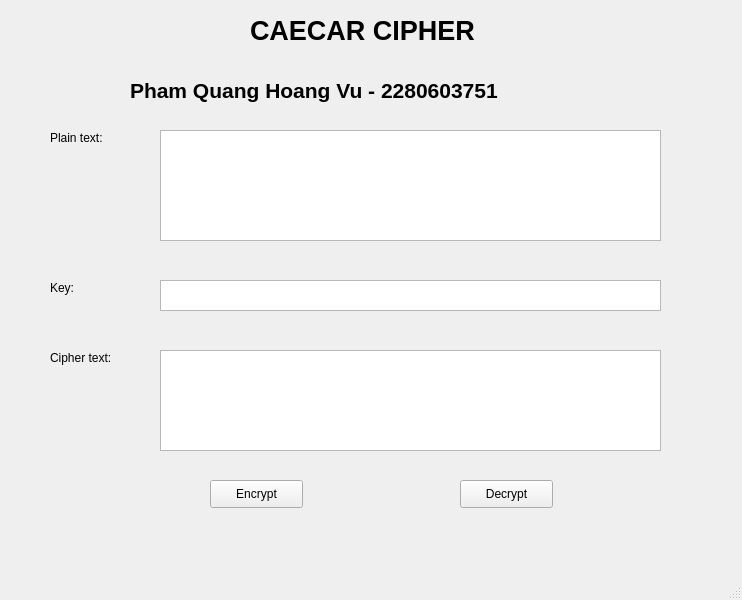
<?xml version="1.0" encoding="UTF-8"?>
<ui version="4.0">
 <class>MainWindow</class>
 <widget class="QMainWindow" name="MainWindow">
  <property name="geometry">
   <rect>
    <x>0</x>
    <y>0</y>
    <width>742</width>
    <height>600</height>
   </rect>
  </property>
  <property name="windowTitle">
   <string>MainWindow</string>
  </property>
  <widget class="QWidget" name="centralwidget">
   <widget class="QLabel" name="label">
    <property name="geometry">
     <rect>
      <x>250</x>
      <y>0</y>
      <width>281</width>
      <height>61</height>
     </rect>
    </property>
    <property name="font">
     <font>
      <pointsize>20</pointsize>
      <weight>75</weight>
      <bold>true</bold>
     </font>
    </property>
    <property name="text">
     <string>CAECAR CIPHER</string>
    </property>
   </widget>
   <widget class="QPlainTextEdit" name="txt_plain">
    <property name="geometry">
     <rect>
      <x>160</x>
      <y>130</y>
      <width>501</width>
      <height>111</height>
     </rect>
    </property>
   </widget>
   <widget class="QTextEdit" name="txt_key">
    <property name="geometry">
     <rect>
      <x>160</x>
      <y>280</y>
      <width>501</width>
      <height>31</height>
     </rect>
    </property>
   </widget>
   <widget class="QPlainTextEdit" name="txt_cipher">
    <property name="geometry">
     <rect>
      <x>160</x>
      <y>350</y>
      <width>501</width>
      <height>101</height>
     </rect>
    </property>
   </widget>
   <widget class="QLabel" name="label_2">
    <property name="geometry">
     <rect>
      <x>50</x>
      <y>130</y>
      <width>81</width>
      <height>16</height>
     </rect>
    </property>
    <property name="font">
     <font>
      <pointsize>9</pointsize>
     </font>
    </property>
    <property name="text">
     <string>Plain text:</string>
    </property>
   </widget>
   <widget class="QLabel" name="label_3">
    <property name="geometry">
     <rect>
      <x>50</x>
      <y>280</y>
      <width>81</width>
      <height>16</height>
     </rect>
    </property>
    <property name="font">
     <font>
      <pointsize>9</pointsize>
     </font>
    </property>
    <property name="text">
     <string>Key:</string>
    </property>
   </widget>
   <widget class="QLabel" name="label_4">
    <property name="geometry">
     <rect>
      <x>50</x>
      <y>350</y>
      <width>81</width>
      <height>16</height>
     </rect>
    </property>
    <property name="font">
     <font>
      <pointsize>9</pointsize>
     </font>
    </property>
    <property name="text">
     <string>Cipher text:</string>
    </property>
   </widget>
   <widget class="QLabel" name="label_5">
    <property name="geometry">
     <rect>
      <x>130</x>
      <y>60</y>
      <width>571</width>
      <height>61</height>
     </rect>
    </property>
    <property name="font">
     <font>
      <pointsize>16</pointsize>
      <weight>75</weight>
      <bold>true</bold>
     </font>
    </property>
    <property name="text">
     <string>Pham Quang Hoang Vu - 2280603751</string>
    </property>
   </widget>
   <widget class="QPushButton" name="btn_encrypt">
    <property name="geometry">
     <rect>
      <x>210</x>
      <y>480</y>
      <width>93</width>
      <height>28</height>
     </rect>
    </property>
    <property name="text">
     <string>Encrypt</string>
    </property>
   </widget>
   <widget class="QPushButton" name="btn_decrypt">
    <property name="geometry">
     <rect>
      <x>460</x>
      <y>480</y>
      <width>93</width>
      <height>28</height>
     </rect>
    </property>
    <property name="text">
     <string>Decrypt</string>
    </property>
   </widget>
  </widget>
  <widget class="QMenuBar" name="menubar">
   <property name="geometry">
    <rect>
     <x>0</x>
     <y>0</y>
     <width>742</width>
     <height>26</height>
    </rect>
   </property>
  </widget>
  <widget class="QStatusBar" name="statusbar"/>
 </widget>
 <resources/>
 <connections/>
</ui>
